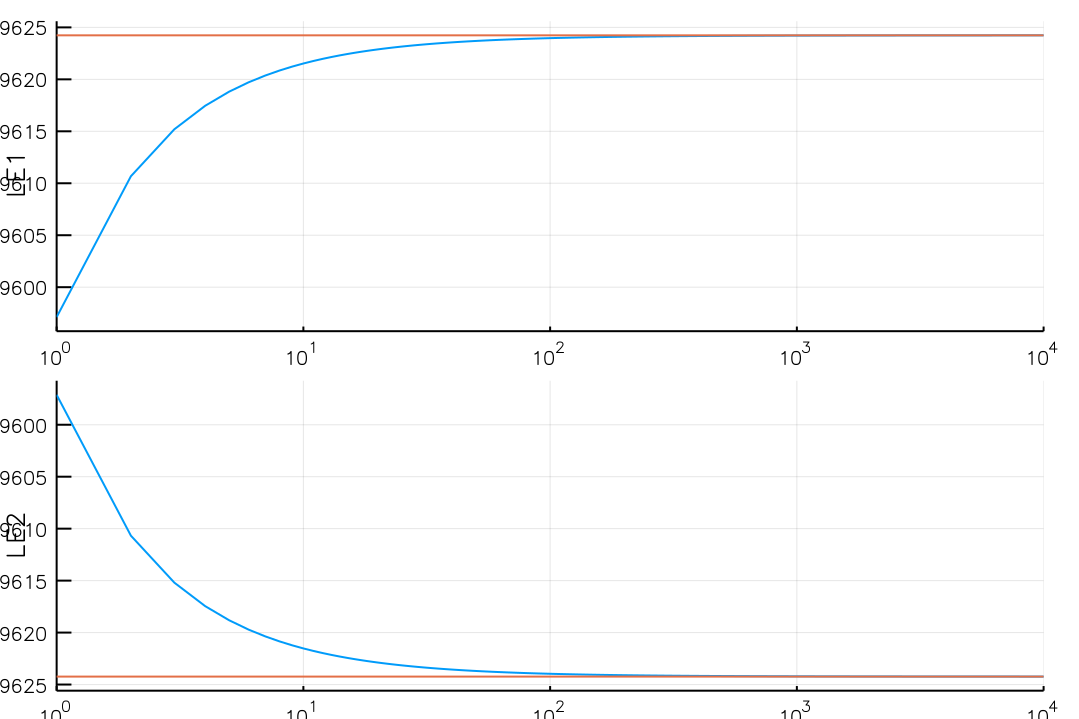

Reproduce this figure in Julia.
using LyapunovExponents
using Plots
demo = solve!(LyapunovExponents.arnold_cat_map(); progress=1)
plot(demo)
